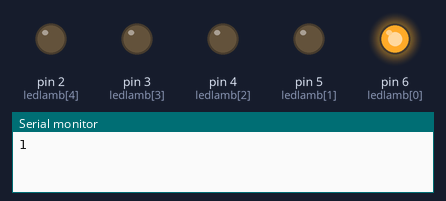
A sketch run on a simulated Arduino Uno, built with avr-gcc and run on an emulated ATmega328P. Shown: output pins drawn as LEDs (lit = HIGH), the last lines printed to the serial monitor.

Above: at 0.2 s.
At 2.7 s:
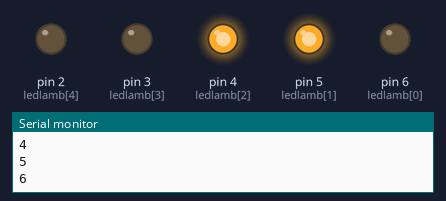
At 5.2 s:
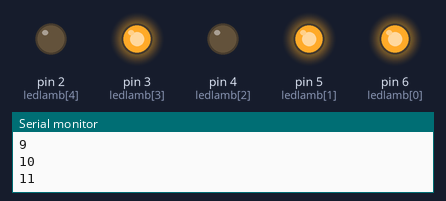
At 10.2 s:
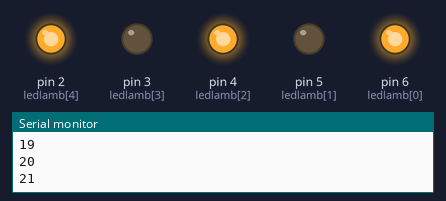
At 15.2 s:
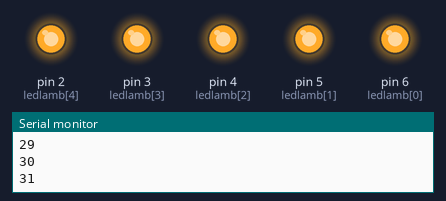
At 20.2 s:
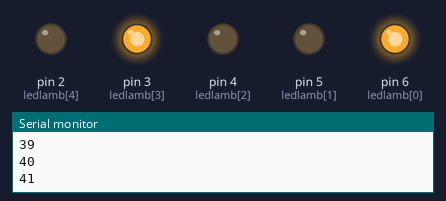
Timing chart, 0 to 20.8 s (numbered marks = the images above):
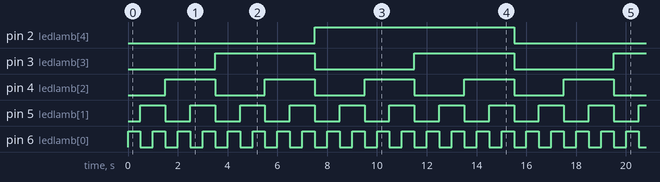

Measured:
- by itself, pin 2 (ledlamb[4]): alternates HIGH for 8.0 s and LOW for 8.0 s
- by itself, pin 3 (ledlamb[3]): alternates HIGH for 4.0 s and LOW for 4.0 s
- by itself, pin 4 (ledlamb[2]): alternates HIGH for 2.0 s and LOW for 2.0 s
- by itself, pin 5 (ledlamb[1]): alternates HIGH for 1.0 s and LOW for 1.0 s, 38 changes in all, then stays LOW
- by itself, pin 6 (ledlamb[0]): alternates HIGH for 0.50 s and LOW for 0.50 s, 77 changes in all, then stays HIGH

The sketch:

z_p_z_pled.ino
```cpp
int ledlamb []={6,5,4,3,2};
byte count = 0;
int INCREMENT_VALUE=1;
int WAIT_TIME=500;
boolean flag=true;
void loop()
{
 while(flag){

   count=count+INCREMENT_VALUE;
  BINARYCONVERSION(count);
  delay(WAIT_TIME);
   if(count>=77){
     flag=false;
   }

 }

}
void setup()
{
  Serial.begin(9600);
  for(byte i=0;i<5;i++){
    pinMode(ledlamb[i],OUTPUT);
  }
  count=0;


}
void BINARYCONVERSION(byte n){
  Serial.println(n);
  for(byte i=0;i<5;i++){
    digitalWrite(ledlamb[i],n & 1);
      n /=2;
  }
}
```
